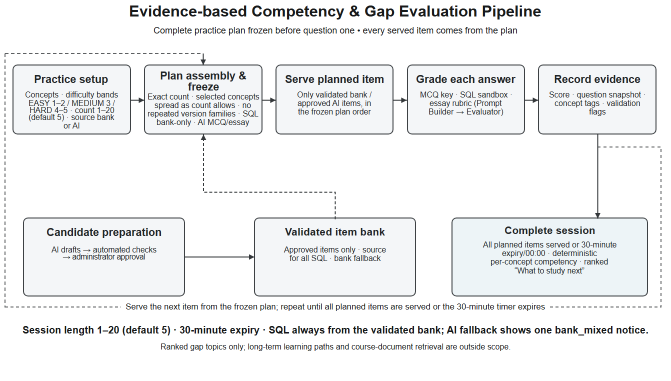
#> input picture docs/qa/rebuild-preview/pipeline/final-prefix.png, 1342 x 762 px (shown at 1/2 size); the run also reads 1 picture not shown here
$ python make_pipeline_f4_previews.py
#> lines starting #> are read from the running program, lines starting #| are printed output that depends on the picture; after the words box and inside, x2 and y2 are one past the last pixel; in counts of white or black regions, pixels touching at a corner belong together
# -*- coding: utf-8 -*-
"""F4 Pipeline preview evidence: final, side-by-side, overlay, diff, 3x3 tiles.

old = final-prefix.png (Stage B as reviewed), new = pipeline.png (F4 fix).
Same 1342x762 canvas, so the overlay is a true same-origin difference:
black = ink in both, red = old only, blue = new only, white = clean in both.

Usage: python scripts/make_pipeline_f4_previews.py
"""
import os
import shutil

from PIL import Image, ImageDraw, ImageFont

ROOT = os.path.dirname(os.path.dirname(os.path.abspath(__file__)))
REB = os.path.join(ROOT, "docs", "diagrams", "rebuild", "pipeline")
PREV = os.path.join(ROOT, "docs", "qa", "rebuild-preview", "pipeline")
W, H = 1342, 762


def main():
    old = Image.open(os.path.join(PREV, "final-prefix.png")).convert("RGB")
#> old is the input picture: PIL image 1342x762 RGB; mean R, G, B 238.4, 239.4, 240.1
    new_path = os.path.join(REB, "pipeline.png")
    new = Image.open(new_path).convert("RGB")
    assert old.size == new.size == (W, H), (old.size, new.size)

    shutil.copyfile(new_path, os.path.join(PREV, "final.png"))

    gap = 24
    sbs = Image.new("RGB", (W * 2 + gap, H), (255, 255, 255))
#> sbs: PIL image 2708x762 RGB; every value is 255
    sbs.paste(old, (0, 0))
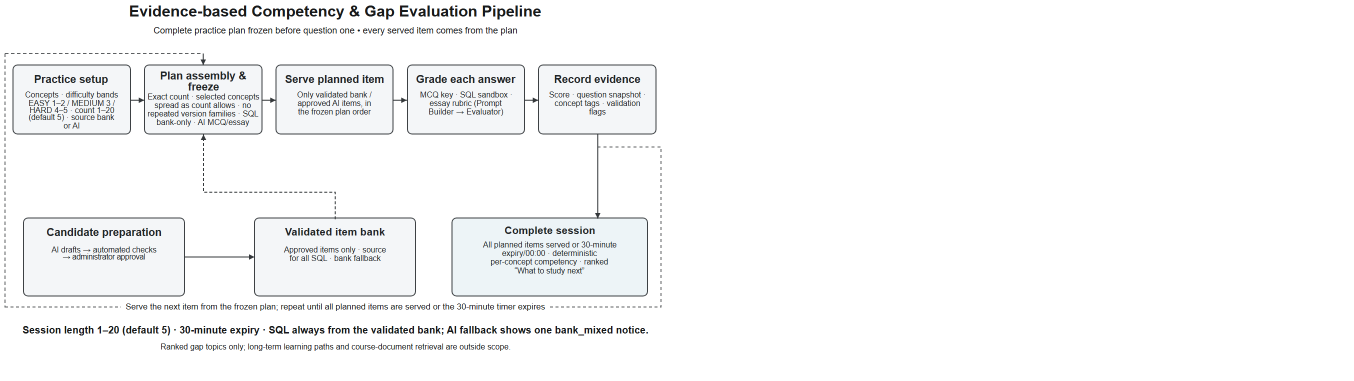
#> sbs: PIL image 2708x762 RGB (shown at 1/2 size); mean R, G, B 246.8, 247.3, 247.6
    sbs.paste(new, (W + gap, 0))
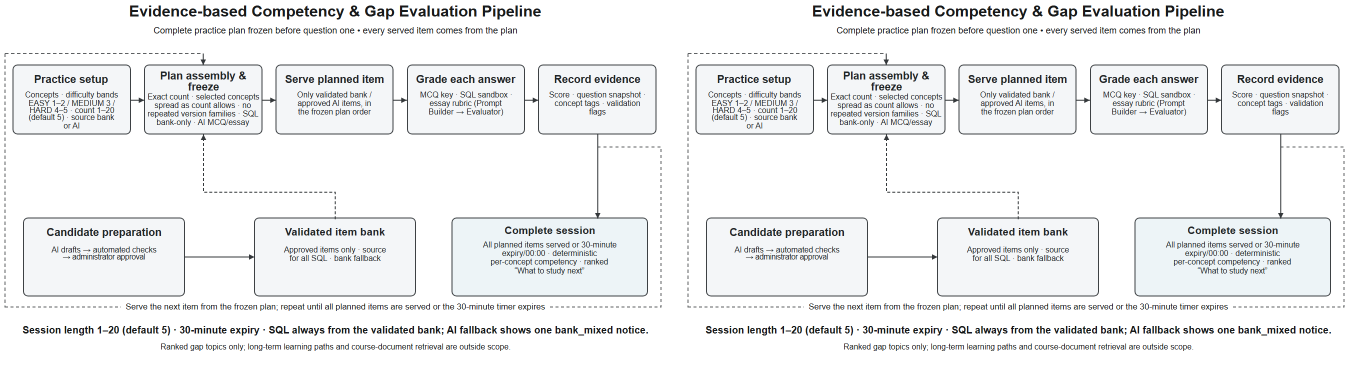
#> sbs: PIL image 2708x762 RGB (shown at 1/2 size); mean R, G, B 238.5, 239.5, 240.2
    d = ImageDraw.Draw(sbs)
    d.line([(W + gap // 2, 0), (W + gap // 2, H)], fill=(120, 120, 120),
           width=2)
    sbs.save(os.path.join(PREV, "side-by-side-final.png"))

    import numpy as np
    ga = np.array(old.convert("L")) < 160
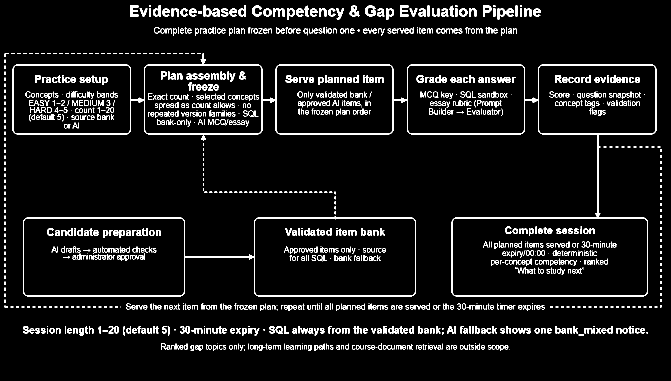
#> ga: shape (762, 1342) bool (shown at 1/2 size); 6.2% white in thin lines or dots, all inside (x1, y1, x2, y2) = (9, 11, 1323, 702)
    gb = np.array(new.convert("L")) < 160
    out = np.full(ga.shape + (3,), 255, dtype=np.uint8)
    out[ga & gb] = (0, 0, 0)
    out[ga & ~gb] = (220, 30, 30)
    out[~ga & gb] = (30, 60, 220)
    Image.fromarray(out).save(os.path.join(PREV, "overlay-final.png"))
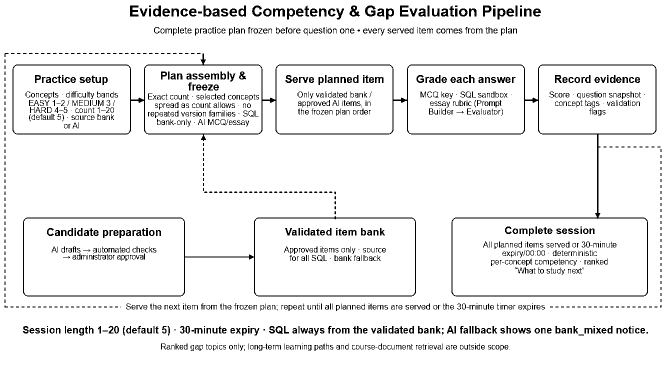
#> saved as overlay-final.png: PIL image 1342x762 RGB (shown at 1/2 size); 93.8% white; black in thin lines or dots, all inside (x1, y1, x2, y2) = (9, 11, 1323, 702)

    a = np.array(old, dtype=np.int16)
    b = np.array(new, dtype=np.int16)
    delta = np.abs(a - b).max(axis=2).astype(np.uint8)
#> delta: shape (762, 1342); every value is 0
    delta = np.clip(delta * 4, 0, 255)
    Image.fromarray(delta, mode="L").save(os.path.join(PREV,
                                                       "diff-final.png"))

    rdir = os.path.join(PREV, "regions-final")
    os.makedirs(rdir, exist_ok=True)
    boxes = []
    for row in range(3):
        for col in range(3):
            x0 = round(col * W / 3)
            x1 = round((col + 1) * W / 3)
            y0 = round(row * H / 3)
            y1 = round((row + 1) * H / 3)
            boxes.append((x0, y0, x1, y1))
    for i, box in enumerate(boxes, 1):
        new.crop(box).save(os.path.join(rdir, "r%d%d.png"
                                        % ((i - 1) // 3 + 1,
                                           (i - 1) % 3 + 1)))
#> this loop made 9 passes
#> pass 1, in main, `new.crop(box).save(os.path.join(rdir, "r%d%d.png" % ((i - 1) // 3 + 1,..`:
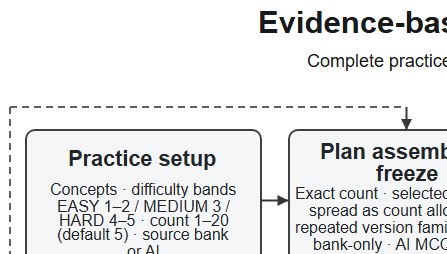
#> saved as r11.png: PIL image 447x254 RGB; mean R, G, B 230.8, 231.8, 232.7
#> pass 2, in main, `new.crop(box).save(os.path.join(rdir, "r%d%d.png" % ((i - 1) // 3 + 1,..`:
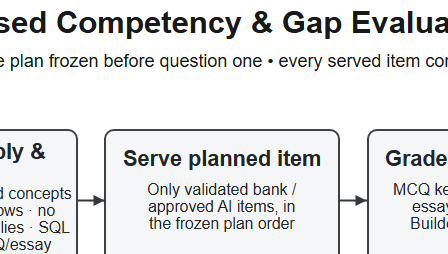
#> saved as r12.png: PIL image 448x254 RGB; mean R, G, B 227.7, 228.7, 229.6
    print("final.png, side-by-side-final.png, overlay-final.png, "
          "diff-final.png, regions-final/9 tiles")
    print("changed pixels: %d (old-only %d, new-only %d)"
          % (int((ga ^ gb).sum()), int((ga & ~gb).sum()),
             int((~ga & gb).sum())))
#| changed pixels: 0 (old-only 0, new-only 0)


if __name__ == "__main__":
    main()
